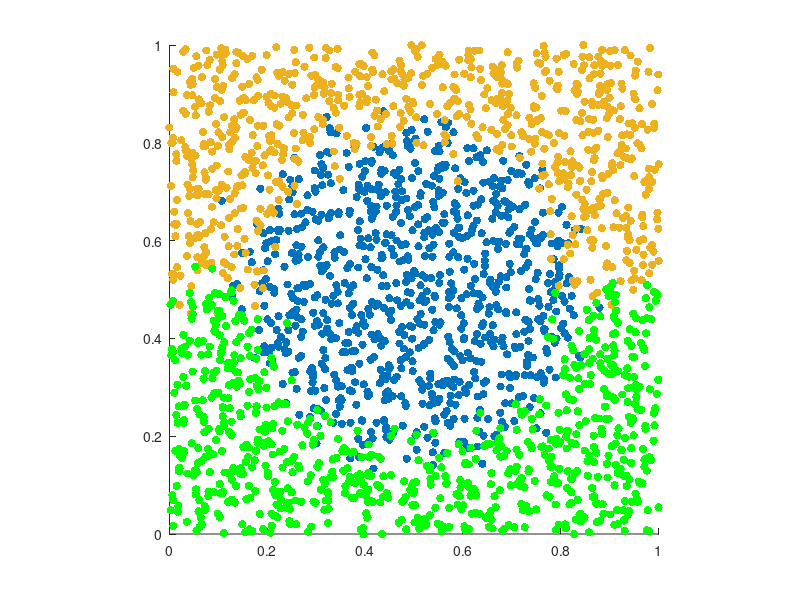

Reproduce this figure in MATLAB.
%% This script will generate the data for a ternary classification problem in 2 dimensions.
clear all
rng('default')
numberOfRows = 25*2;
numberOfColumns = 25*2;
numberOfPoints = numberOfRows * numberOfColumns;
sigma = 0.0625/2;

% The points we want to classify will be in the unit square [0;1]x[0;1] 
a = 0;
b = 1;
c = 0;
d = 1;

X = linspace(a, b, numberOfColumns);
Y = linspace(c, d, numberOfRows);

% The data will be stored in a numberOfPoints x 5 matrix: x, y,
% blue, orange, green
data = zeros(numberOfPoints, 5);


for i=1:numberOfColumns
    for j=1:numberOfRows
        x = X(i);
        y = Y(j);

        if (x-1/2)^2 + (y-1/2)^2 < (1/3)^2
            classification = [1 0 0];
        elseif y > 1/2
            classification = [0 1 0];
        else
            classification = [0 0 1];
        end
        
        % We also add a bit of noise to the data points to simulate
        % measurement errors
        data((i-1)*numberOfRows+j, 1) = x+normrnd(0, sigma);
        data((i-1)*numberOfRows+j, 2) = y+normrnd(0, sigma);
        data((i-1)*numberOfRows+j, 3:5) = classification;
    end
end
%% Plot to see if the data got generated correctly

blueRows = data(:, 3) == 1;
orangeRows = data(:, 4) == 1;
greenRows = data(:, 5) == 1;

scatter(data(blueRows, 1), data(blueRows, 2), 'blue', 'filled')
hold on
axis square
xlim([0 1])
ylim([0 1])
scatter(data(orangeRows, 1), data(orangeRows, 2), 'filled', 'MarkerFaceColor', "#EDB120")
scatter(data(greenRows, 1), data(greenRows, 2), 'filled', 'MarkerFaceColor', '#00FF00')
hold off

%% Saving data to .mat file


% Permutate data
permutedIndices = randperm(numberOfPoints);
permutedData = data(permutedIndices, :);
%%
x = permutedData(:, 1);
y = permutedData(:, 2);
blue = permutedData(:, 3);
orange = permutedData(:, 4);
green = permutedData(:, 5);

save('data.mat', 'x', 'y', 'blue', 'orange', 'green')



